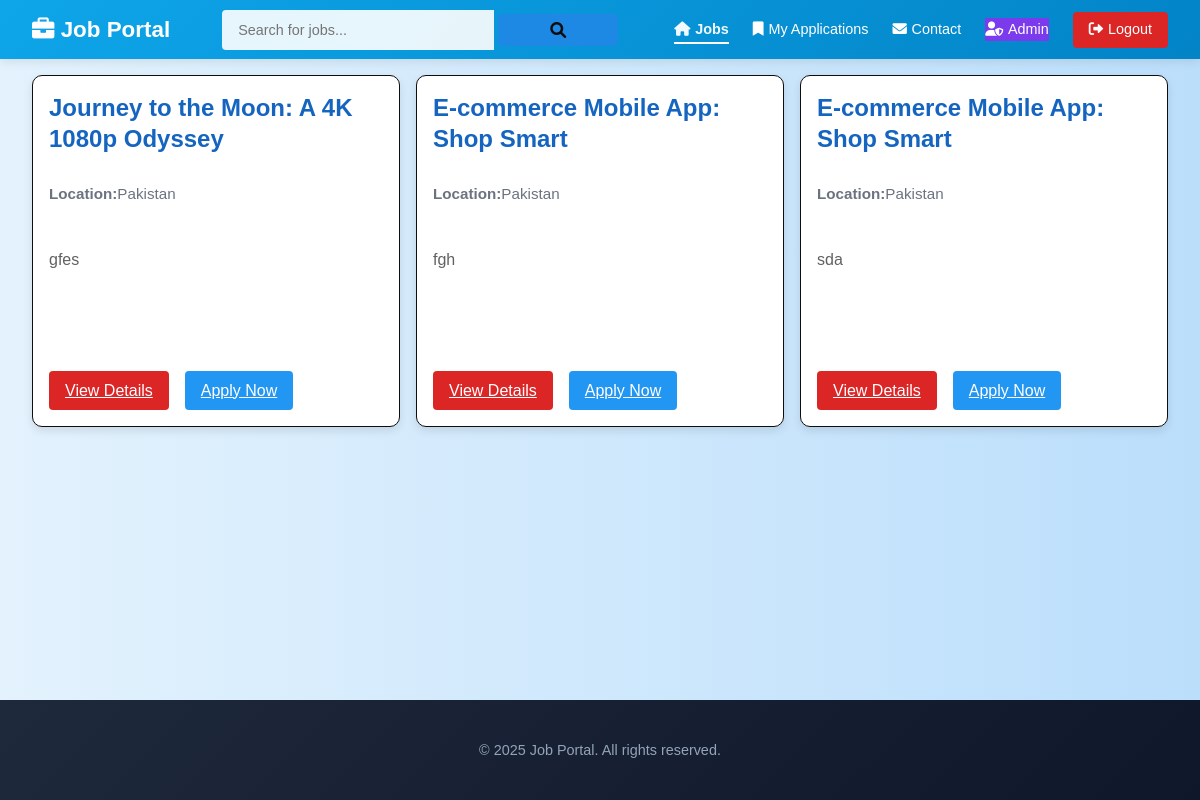
The app's page / (signed in) with its own data.
### job_portal/models.py (models this page shows, shortened)
class Job(models.Model):
    title = models.CharField(max_length=255)
    location = models.CharField(max_length=255)
    description = models.TextField()
    created_by = models.ForeignKey(User, on_delete=models.CASCADE, related_name='jobs')
    created_at = models.DateTimeField(auto_now_add=True)
    updated_at = models.DateTimeField(auto_now=True)

### job_portal/views.py (the view, shortened to what this page needs)
# urls.py: path('', views.job_list, name='job_list'),
@login_required
def job_list(request):
    jobs = Job.objects.all().order_by('-created_at')
    search_term = request.GET.get('search', '')
    paginator = Paginator(jobs, 10)  # Show 10 jobs per page
    page_number = request.GET.get('page', 1)
    jobs = paginator.get_page(page_number)
    return render(request, 'index.html', {
        'jobs': jobs,
        'search_term': search_term
    })

### job_portal/templates/index.html (shortened to what this page needs)
{% extends 'base.html' %}
{% block content %}
  <div id="jobListings">
    {% if jobs %}
      {% for job in jobs %}
        <div class="jobCard">
          <h2>{{ job.title }}</h2>
          <p class="location">
            <strong>Location:</strong> {{ job.location }}
          </p>
          <p class="description">{{ job.description|truncatewords:30 }}</p>
          <div class="job-actions">
            <a href="{% url 'job_detail' job.id %}" class="logout-btn">View Details</a>
            <a href="{% url 'apply_job' job.id %}" class="apply-btn">Apply Now</a>
          </div>
        </div>
      {% endfor %}
    {% else %}
      <p class="no-jobs">No jobs found matching your search.</p>
    {% endif %}
  </div>
{% endblock %}

### job_portal/static/css/style.css (style rules this page uses)
body { font-family: Arial, sans-serif; margin: 0; padding: 0; box-sizing: border-box; background: linear-gradient(to right, #e3f2fd, #bbdefb); color: #333; line-height: 1.6; min-height: 100vh; display: flex; flex-direction: column; }
.logout-btn { padding: 0.4rem 1rem; background-color: #dc2626; color: white; border: none; border-radius: 4px; font-weight: 500; cursor: pointer; transition: all 0.3s; }
.apply-btn { padding: 0.4rem 1rem; color: white; border: none; border-radius: 4px; font-weight: 500; cursor: pointer; transition: all 0.3s; background-color: #2196f3; }
.job-actions { display: flex; gap: 10px; margin-top: 15px; }
#jobListings { display: grid; grid-template-columns: repeat(auto-fit, minmax(300px, 1fr)); gap: 1em; padding: 1em 2em; }
.jobCard { border: 1px solid #100d0d; border-radius: 10px; padding: 1em; background-color: white; box-shadow: 0 4px 8px rgba(0, 0, 0, 0.1); transition: transform 0.3s, box-shadow 0.3s; display: flex; flex-direction: column; height: 100%; }
.jobCard h2 { margin: 0 0 0.5em 0; color: #1565c0; font-size: 1.5rem; font-weight: 600; line-height: 1.3; }
.jobCard .location { display: flex; align-items: center; color: #6b7280; margin-bottom: 1.5rem; font-size: 0.95rem; }
.jobCard .description { color: #616161; margin-bottom: 2rem; line-height: 1.7; flex-grow: 1; }
.job-actions { display: flex; gap: 1rem; margin-top: 2rem; flex-wrap: wrap; }

### records on screen
Job: title "Journey to the Moon: A 4K 1080p Odyssey", location "Pakistan", description "gfes"
Job: title "E-commerce Mobile App: Shop Smart", location "Pakistan", description "fgh"
Job: title "E-commerce Mobile App: Shop Smart", location "Pakistan", description "sda"
